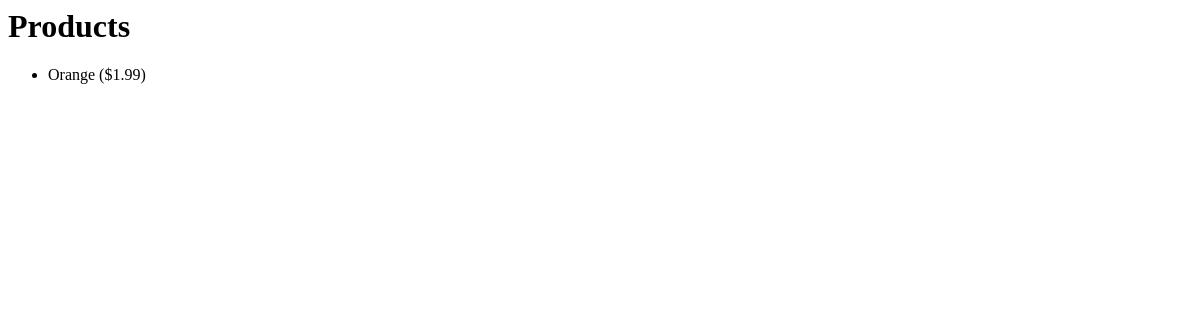
Before: /products/ with the older database file.
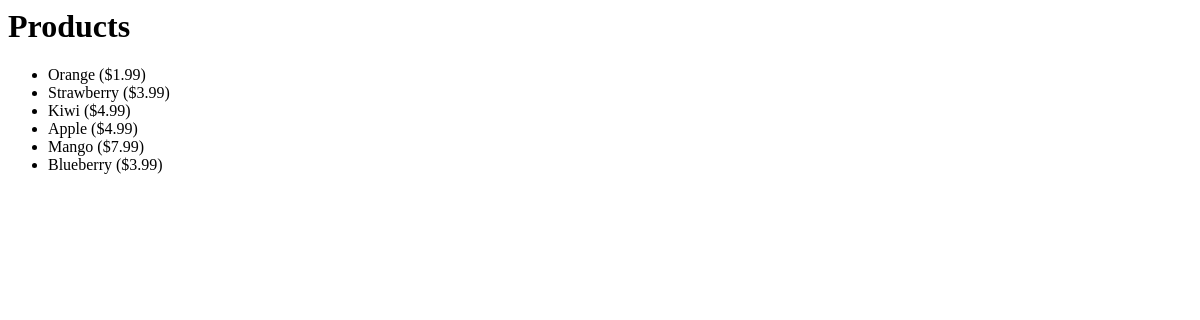
After: the same page with the newer database file.
### products/models.py (models this page shows)
class Product(models.Model):
    name = models.CharField(max_length=255)
    price = models.FloatField()
    stock = models.IntegerField()
    image = models.CharField(max_length=2083)

### products/views.py (the view)
# urls.py: path('', views.index),
def index(request):
    products = Product.objects.all()
    return render(request, "index.html", {"products" : products})

### products/templates/index.html
<h1>Products</h1>
<ul>
    {% for product in products %}
        <li>{{ product.name}} (${{product.price}})</li>
    {% endfor %}
</ul>

Changed rows visible on the page:
added Product: name "Strawberry", price "3.99"
added Product: name "Kiwi", price "4.99"
added Product: name "Apple", price "4.99"
added Product: name "Mango", price "7.99"
added Product: name "Blueberry", price "3.99"
